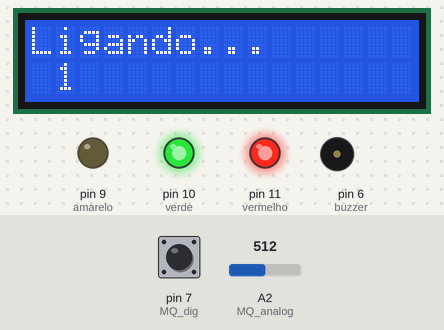
This sketch was run on a simulated Arduino Uno, built with avr-gcc and run on an emulated ATmega328P. Parts: 16×2 character LCD, output pins drawn as LEDs (lit = HIGH), buzzer (waves = sounding, pin HIGH). The inputs (shaded band) are chosen by the test bench; at power-on: A2 (MQ_analog) = 512, pin 7 (MQ_dig) HIGH. What the sketch prints to the serial monitor is not drawn.

Above: at 1.2 s.
1.3 s: A2 (MQ_analog) set to 10
4.3 s: A2 (MQ_analog) set to 91
6.5 s: A2 (MQ_analog) set to 108
At 21.6 s:
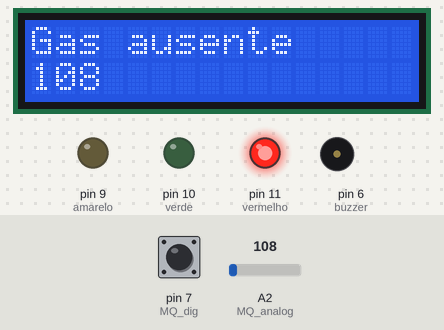
At 41.7 s:
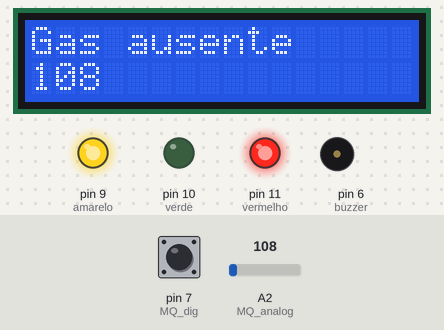
Timing chart, 0 to 42.5 s (numbered marks = the images above; inputs shaded):
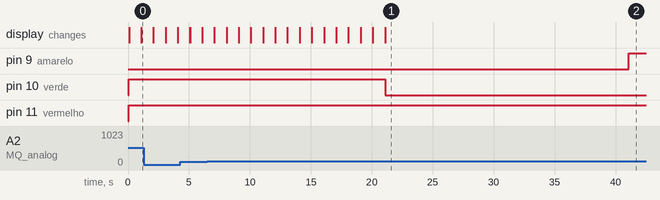

The sketch:

gasDetector.ino
```cpp
#define MQ_analog A2
#define MQ_dig 7
#include <LiquidCrystal_I2C.h>

int valor_analog;
int valor_dig;

/*
 * SDA = A4
 * SCL = A5
 *
 *
 *
 */


LiquidCrystal_I2C lcd(0x27,2,1,0,4,5,6,7,3, POSITIVE);

const int buzzer = 6;
const int amarelo = 9;
const int verde = 10;
const int vermelho = 11;

const int startupTime = 20; //180
const int prepareTime = 40; //86400


unsigned long initTime = 0,actTime;
void setup() {
    // Inicializa comunicacao serial
    Serial.begin(9600);
    // Define o modo dos pinos de LED
    pinMode(amarelo,OUTPUT);
    pinMode(verde,OUTPUT);
    pinMode(vermelho,OUTPUT);
    // Define o pino do Buzzer como Saida
    pinMode(buzzer,OUTPUT);
    // Define o modo dos pinos do Sensor de gas
    pinMode(MQ_analog, INPUT);
    pinMode(MQ_dig, INPUT);
    // Inicializa o LCD
    lcd.begin (16,2);
    lcd.backlight(); //liga a luz de fundo
    // Grava o inicio da contagem de tempo
    initTime = millis();
}

void loop() {
    valor_analog = analogRead(MQ_analog);
    valor_dig = digitalRead(MQ_dig);

    actTime = millis();

    Serial.print(valor_analog);
    Serial.print(" || ");
    if(((actTime-initTime)/1000)<=(20)){
        digitalWrite(amarelo,LOW);
        digitalWrite(verde,HIGH);
        digitalWrite(vermelho,HIGH);

        lcd.setCursor(0,0);
        lcd.print("Ligando...");
        lcd.setCursor(1,1);
        lcd.print((actTime-initTime)/1000);
    }
    else{
        if(((actTime-initTime)/1000)<=prepareTime){
            digitalWrite(amarelo,LOW);
        }
        else{
            digitalWrite(amarelo,HIGH);
        }
        if(valor_dig == 0){
            lcd.setCursor(0,0);
            lcd.print("Gas detectado   ");
            lcd.setCursor(0,1);
            lcd.print(valor_analog);
            digitalWrite(vermelho,LOW);
            digitalWrite(verde,HIGH);
            tone(buzzer,110);

        }
        else{
            //Serial.println("");
            lcd.setCursor(0,0);
            lcd.print("Gas ausente     ");
            lcd.setCursor(0,1);
            lcd.print(valor_analog);
            digitalWrite(vermelho,HIGH);
            digitalWrite(verde,LOW);
            noTone(buzzer);
        }

}    if((actTime-initTime)%1000==0) lcd.clear();

}
/*
 * https://www.fernandok.com/2017/12/arduino-e-esp8266-com-display-i2c-lcd.html
 * https://portal.vidadesilicio.com.br/sensor-de-gas-mq-135/
 *
 * MQ-135:
 * https://img.filipeflop.com/files/download/Sensor_de_gas_MQ-135.pdf
 *
 */
```

Measured:
- after the input at 6.5 s, the display: first changes after 0.58 s (image 1 shows a later state)
